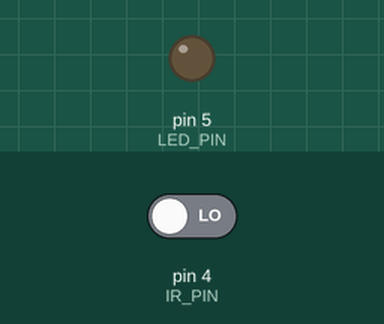
This sketch was run on a simulated Arduino Uno, built with avr-gcc and run on an emulated ATmega328P. Shown: output pins drawn as LEDs (lit = HIGH). The inputs (shaded band) are chosen by the test bench; at power-on: pin 4 (IR_PIN) LOW.

Above: at 1.2 s.
1.3 s: pin 4 (IR_PIN) driven HIGH
At 2.2 s:
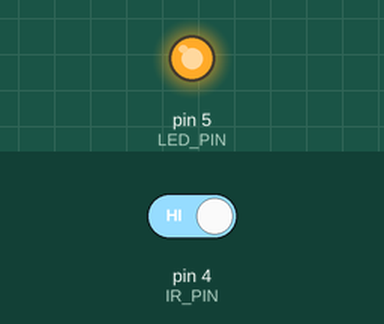
2.8 s: pin 4 (IR_PIN) driven LOW
At 3.3 s:
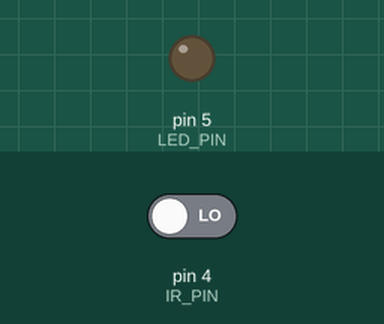
Timing chart, 0 to 5.8 s (numbered marks = the images above; inputs shaded):
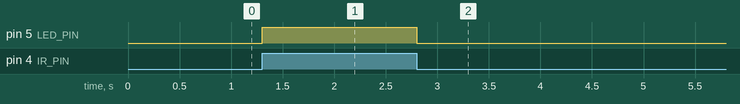

Measured:
- after the input at 1.3 s, pin 5 (LED_PIN): LOW → HIGH at once
- after the input at 2.8 s, pin 5 (LED_PIN): HIGH → LOW at once

The sketch:

IR_and_Buzzer.ino
```cpp
// Write Program for IR Module and control Buzzer
#define IR_PIN 4
#define LED_PIN 5

void setup() {
  pinMode(IR_PIN, INPUT);
  pinMode(LED_PIN, OUTPUT);
}

void loop() {
  int irValue = digitalRead(IR_PIN);
  if(irValue == HIGH){
    digitalWrite(LED_PIN, HIGH);
  }else{
    digitalWrite(LED_PIN, LOW);
  }
}
```
